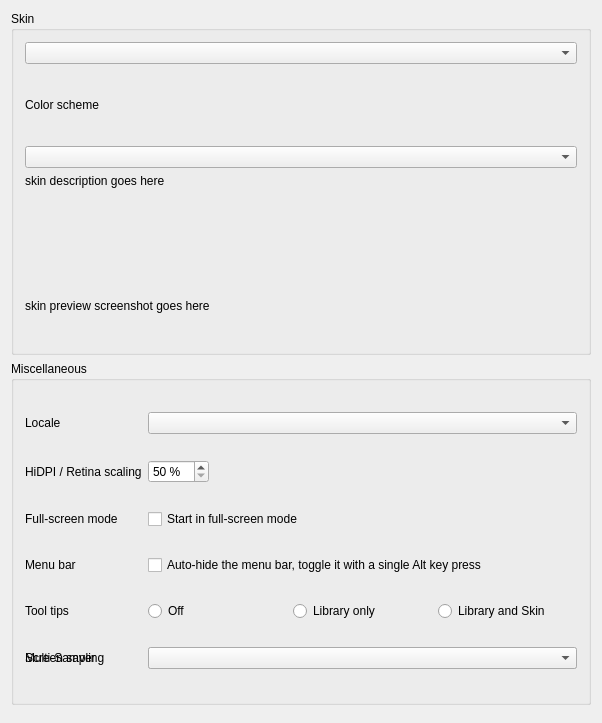
<?xml version="1.0" encoding="UTF-8"?>
<ui version="4.0">
 <class>DlgPrefControlsDlg</class>
 <widget class="QWidget" name="DlgPrefControlsDlg">
  <property name="geometry">
   <rect>
    <x>0</x>
    <y>0</y>
    <width>602</width>
    <height>723</height>
   </rect>
  </property>
  <property name="windowTitle">
   <string>Interface Preferences</string>
  </property>
  <layout class="QVBoxLayout" name="gridLayout_skin">

   <item>
    <widget class="QGroupBox" name="groupBoxSkinOptions">
     <property name="title">
      <string>Skin</string>
     </property>
	 <property name="visible">
		<bool>false</bool> <!-- set to true to allow changings skin-->
	 </property>	
     <layout class="QVBoxLayout" name="skinLayout">

      <item>
       <widget class="QComboBox" name="ComboBoxSkinconf">
        <property name="sizePolicy">
         <sizepolicy hsizetype="Expanding" vsizetype="Fixed">
          <horstretch>0</horstretch>
          <verstretch>0</verstretch>
         </sizepolicy>
        </property>
        <property name="accessibleName">
         <string>Skin selector</string>
        </property>
       </widget>
      </item>

      <item>
       <widget class="QLabel" name="labelColorScheme">
        <property name="enabled">
         <bool>true</bool>
        </property>
        <property name="font">
         <font/>
        </property>
        <property name="text">
         <string>Color scheme</string>
        </property>
        <property name="wordWrap">
         <bool>false</bool>
        </property>
        <property name="buddy">
         <cstring>ComboBoxSchemeconf</cstring>
        </property>
       </widget>
      </item>

      <item>
       <widget class="QComboBox" name="ComboBoxSchemeconf">
        <property name="sizePolicy">
         <sizepolicy hsizetype="Expanding" vsizetype="Fixed">
          <horstretch>0</horstretch>
          <verstretch>0</verstretch>
         </sizepolicy>
        </property>
        <property name="toolTip">
         <string>Select from different color schemes of a skin if available.</string>
        </property>
       </widget>
      </item>

      <item>
       <widget class="QLabel" name="skinDescriptionText">
        <property name="sizePolicy">
         <sizepolicy hsizetype="Minimum" vsizetype="Fixed">
          <horstretch>0</horstretch>
          <verstretch>0</verstretch>
         </sizepolicy>
        </property>
        <property name="text">
         <string notr="true">skin description goes here</string>
        </property>
        <property name="alignment">
         <set>Qt::AlignLeading|Qt::AlignLeft|Qt::AlignTop</set>
        </property>
        <property name="wordWrap">
         <bool>true</bool>
        </property>
       </widget>
      </item>

      <item>
       <widget class="QLabel" name="warningLabel">
        <property name="text">
         <string/>
        </property>
        <property name="alignment">
         <set>Qt::AlignJustify|Qt::AlignVCenter</set>
        </property>
       </widget>
      </item>

      <item>
       <widget class="QLabel" name="skinPreviewLabel">
        <property name="text">
         <string notr="true">skin preview screenshot goes here</string>
        </property>
       </widget>
      </item>
     </layout>
    </widget>
   </item>

   <item>
    <widget class="QGroupBox" name="groupBoxMiscOptions">
     <property name="title">
      <string>Miscellaneous</string>
     </property>
     <layout class="QGridLayout" name="gridLayout_Misc">

      <item row="0" column="0">
       <widget class="QLabel" name="textLabelLocale">
        <property name="text">
         <string>Locale</string>
        </property>
        <property name="buddy">
         <cstring>ComboBoxLocale</cstring>
        </property>
       </widget>
      </item>
      <item row="0" column="1" colspan="2">
       <widget class="QComboBox" name="ComboBoxLocale">
        <property name="toolTip">
         <string>Locales determine country and language specific settings.</string>
        </property>
       </widget>
      </item>

      <item row="1" column="0">
       <widget class="QLabel" name="labelScaleFactor">
        <property name="text">
         <string>HiDPI / Retina scaling</string>
        </property>
        <property name="buddy">
         <cstring>spinBoxScaleFactor</cstring>
        </property>
       </widget>
      </item>
      <item row="1" column="1">
       <layout class="QHBoxLayout" name="horizontalLayout_2">
        <item>
         <widget class="QDoubleSpinBox" name="spinBoxScaleFactor">
          <property name="toolTip">
           <string>Change the size of text, buttons, and other items.</string>
          </property>
          <property name="suffix">
           <string notr="true"> %</string>
          </property>
          <property name="decimals">
           <number>0</number>
          </property>
          <property name="minimum">
           <double>50.000000000000000</double>
          </property>
          <property name="maximum">
           <double>400.000000000000000</double>
          </property>
          <property name="singleStep">
           <double>25.000000000000000</double>
          </property>
         </widget>
        </item>
        <item>
         <spacer name="horizontalSpacer_2">
          <property name="orientation">
           <enum>Qt::Horizontal</enum>
          </property>
          <property name="sizeHint" stdset="0">
           <size>
            <width>40</width>
            <height>20</height>
           </size>
          </property>
         </spacer>
        </item>
       </layout>
      </item>

      <item row="2" column="0">
       <widget class="QLabel" name="labelFullscreenOption">
        <property name="text">
         <string>Full-screen mode</string>
        </property>
        <property name="buddy">
         <cstring>checkBoxStartFullScreen</cstring>
        </property>
       </widget>
      </item>
      <item row="2" column="1" colspan="2">
       <widget class="QCheckBox" name="checkBoxStartFullScreen">
        <property name="text">
         <string>Start in full-screen mode</string>
        </property>
       </widget>
      </item>

      <item row="3" column="0">
       <widget class="QLabel" name="labelHideMenuBarOption">
        <property name="text">
         <string>Menu bar</string>
        </property>
        <property name="buddy">
         <cstring>checkBoxHideMenuBar</cstring>
        </property>
       </widget>
      </item>
      <item row="3" column="1" colspan="2">
       <widget class="QCheckBox" name="checkBoxHideMenuBar">
        <property name="text">
         <string>Auto-hide the menu bar, toggle it with a single Alt key press</string>
        </property>
       </widget>
      </item>

      <item row="4" column="0">
       <widget class="QLabel" name="labelTooltips">
        <property name="enabled">
         <bool>true</bool>
        </property>
        <property name="font">
         <font/>
        </property>
        <property name="text">
         <string>Tool tips</string>
        </property>
        <property name="wordWrap">
         <bool>false</bool>
        </property>
        <property name="buddy">
         <cstring>radioButtonTooltipsOff</cstring>
        </property>
       </widget>
      </item>
      <item row="4" column="1" colspan="2">
       <layout class="QHBoxLayout" name="horizontalLayout">
        <item>
         <widget class="QRadioButton" name="radioButtonTooltipsOff">
          <property name="text">
           <string>Off</string>
          </property>
          <attribute name="buttonGroup">
           <string notr="true">buttonGroupTooltips</string>
          </attribute>
         </widget>
        </item>
        <item>
         <widget class="QRadioButton" name="radioButtonTooltipsLibrary">
          <property name="text">
           <string>Library only</string>
          </property>
          <attribute name="buttonGroup">
           <string notr="true">buttonGroupTooltips</string>
          </attribute>
         </widget>
        </item>
        <item>
         <widget class="QRadioButton" name="radioButtonTooltipsLibraryAndSkin">
          <property name="text">
           <string>Library and Skin</string>
          </property>
          <attribute name="buttonGroup">
           <string notr="true">buttonGroupTooltips</string>
          </attribute>
         </widget>
        </item>
       </layout>
      </item>

      <item row="5" column="0">
       <widget class="QLabel" name="label">
        <property name="text">
         <string>Screen saver</string>
        </property>
       </widget>
      </item>
      <item row="5" column="1" colspan="2">
       <widget class="QComboBox" name="comboBoxScreensaver"/>
      </item>
      <item row="5" column="0">
       <widget class="QLabel" name="multiSamplingLabel">
        <property name="text">
         <string>Multi-Sampling</string>
        </property>
       </widget>
      </item>
      <item row="5" column="1" colspan="2">
       <widget class="QComboBox" name="multiSamplingComboBox"/>
      </item>
     </layout>
    </widget>
   </item>
   <item>
    <spacer name="verticalSpacer">
     <property name="orientation">
      <enum>Qt::Vertical</enum>
     </property>
      <property name="sizePolicy">
       <sizepolicy hsizetype="Expanding" vsizetype="Expanding">
        <horstretch>0</horstretch>
        <verstretch>1</verstretch>
       </sizepolicy>
      </property>
    </spacer>
   </item>
  </layout>
 </widget>
 <layoutdefault spacing="6" margin="11"/>
 <tabstops>
  <tabstop>ComboBoxSkinconf</tabstop>
  <tabstop>ComboBoxSchemeconf</tabstop>
  <tabstop>ComboBoxLocale</tabstop>
  <tabstop>spinBoxScaleFactor</tabstop>
  <tabstop>checkBoxStartFullScreen</tabstop>
  <tabstop>checkBoxHideMenuBar</tabstop>
  <tabstop>radioButtonTooltipsOff</tabstop>
  <tabstop>radioButtonTooltipsLibrary</tabstop>
  <tabstop>radioButtonTooltipsLibraryAndSkin</tabstop>
  <tabstop>multiSamplingComboBox</tabstop>
 </tabstops>
 <resources/>
 <connections/>
 <buttongroups>
  <buttongroup name="buttonGroupTooltips"/>
 </buttongroups>
</ui>
